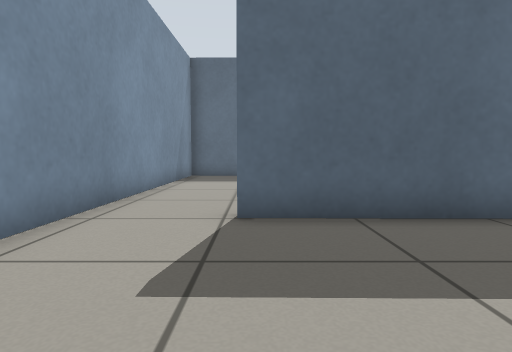
view 1 (above)

21 first-person views from a walk through a world built for the Gazebo simulator. The camera is 0.5 m above the floor, tilts 4° down and sees 75° across. The floor is counted in squares, 0.5 m on a side. Each view is taken from the middle of a square. On the plan, view 1 faces up. The plan holds only what a view shows up to about 12 squares ahead; the rest is blank. Robots are left out.

view 2
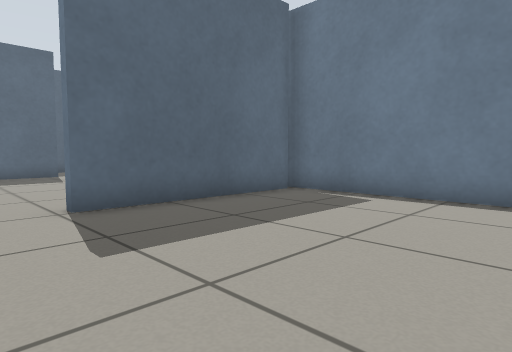

view 3
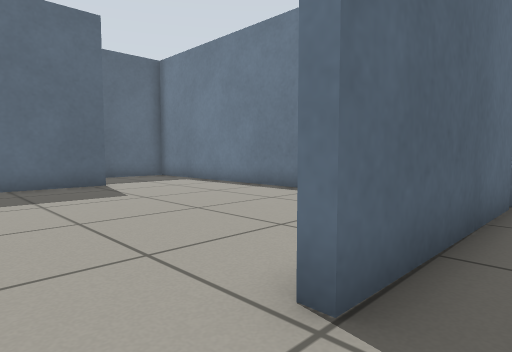

view 4
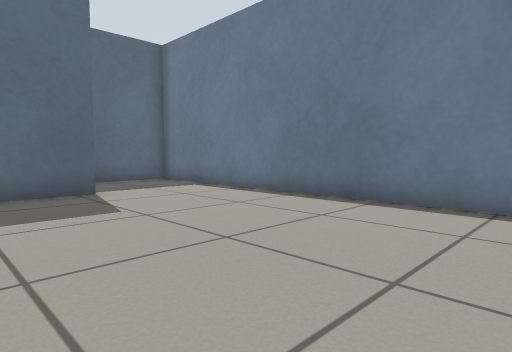

view 5
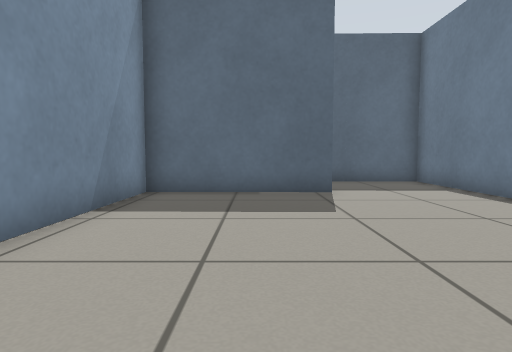

view 6
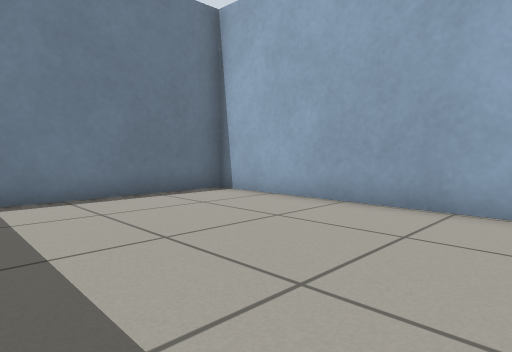

view 7
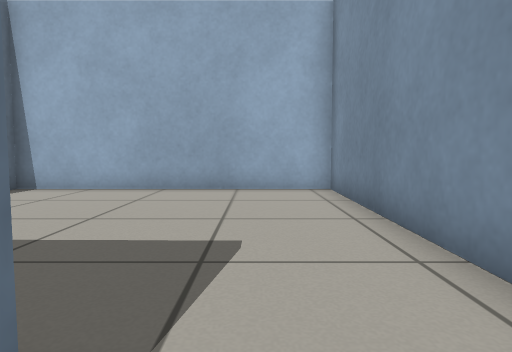

view 8
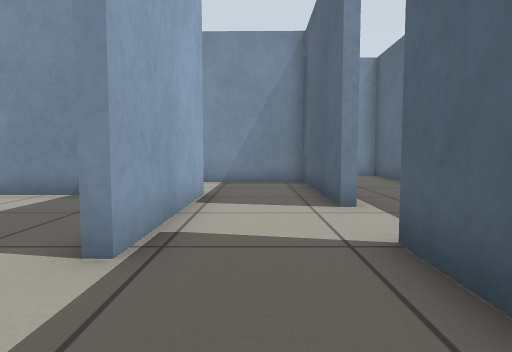

view 9
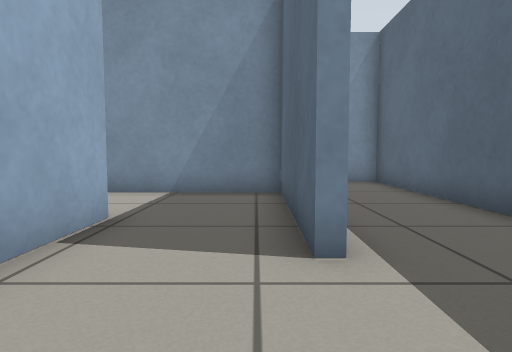

view 10
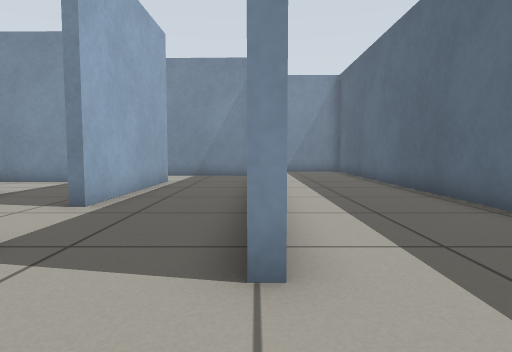

view 11
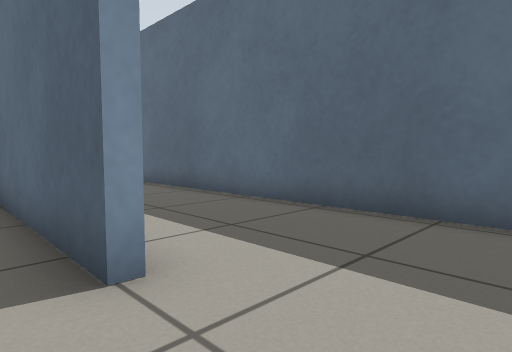

view 12
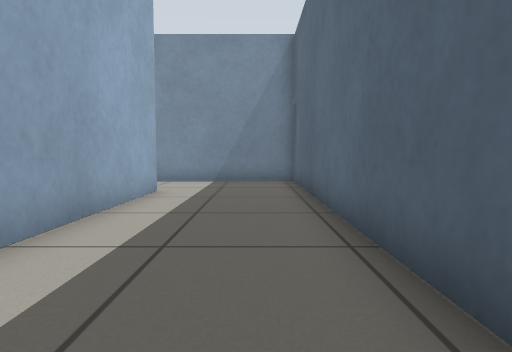

view 13
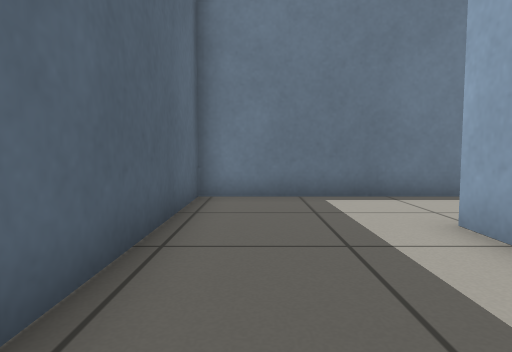

view 14
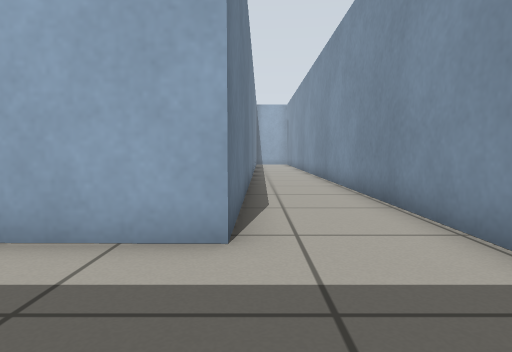

view 15
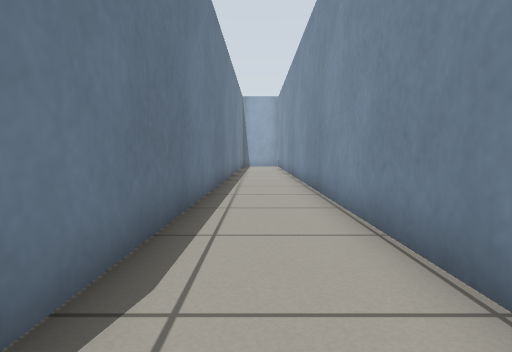

view 16
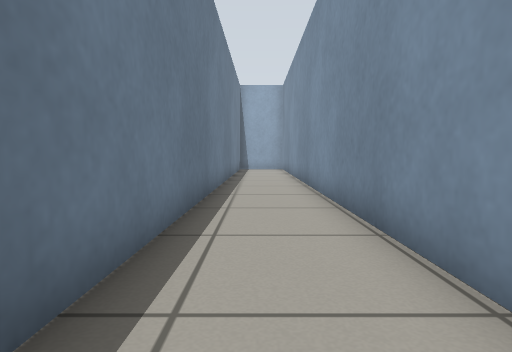

view 17
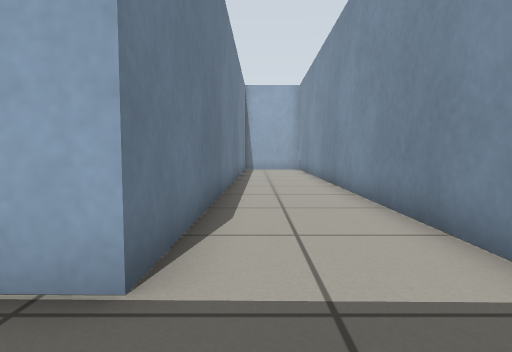

view 18
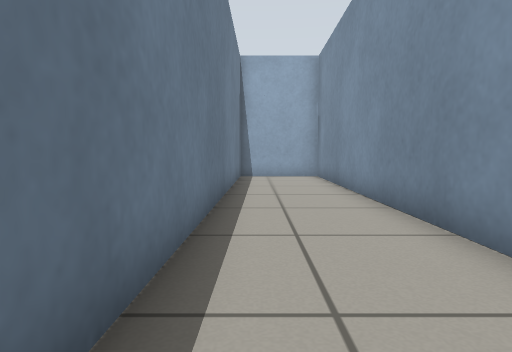

view 19
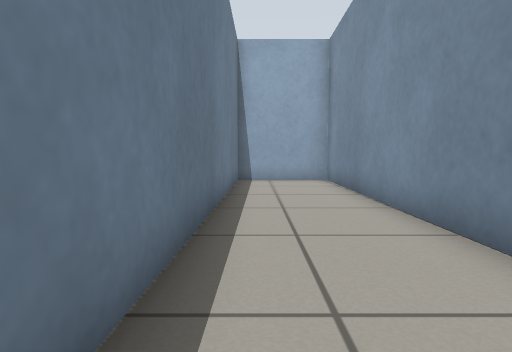

view 20
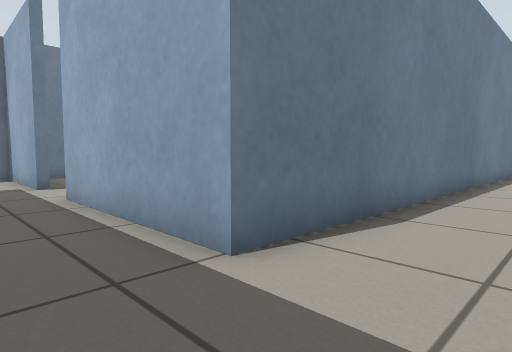

view 21
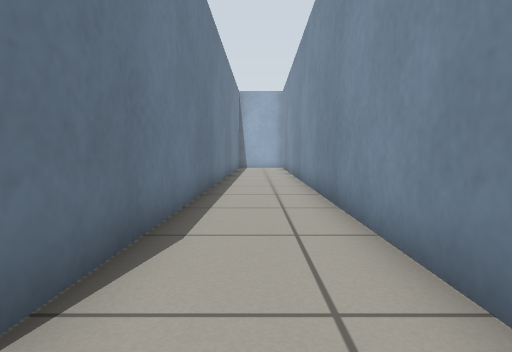

### Floor plan
Points are (right, up) in squares from view 1. A wall is a line through its corners. A room is listed if a view was taken in it or the views show most of it. See-through windows are left out.
Room 1 (views 1, 2, 3, 6)
walls: (5.2, 5) (-0.3, 5) (-0.3, 5.4); (-2.9, 5.5) (-3, -3.1) (5.6, -3.1) (5.6, 5.2)
ways out: opening at (-1.5, 5) to room 2
Room 2 (views 4, 5, 7)
walls: (1.9, 14.4) (-2.8, 14.4) (-2.9, 5.5); (5.6, 6.8) (5.6, 13.5)
ways out: opening at (-1.5, 5) to room 1; opening at (3.5, 14) to room 3
Room 3 (views 8, 9)
walls: (-1.6, 14.7) (1.9, 14.7) (1.9, 14.4); (5.6, 13.5) (5.6, 17.5) (1.3, 17.6)
ways out: opening at (3.5, 14) to room 2; opening at (-2.5, 16) to room 6; opening at (0, 18) to room 7
Room 4 (views 10, 12, 13, 14, 15, 16)
walls: (1.5, 21.2) (2.6, 21.2); (5.6, 20.6) (5.6, 25.3) (-12.6, 25.3) (-12.6, 4.9); (-9.9, 4.8) (-9.7, 21.4) (-4.4, 21.3)
ways out: opening at (4, 21) to room 5
Room 5 (view 11)
walls: (2.5, 17.8) (5.6, 17.8) (5.6, 20.6)
ways out: opening at (4, 21) to room 4; opening at (2, 19.5) to room 7
Room 6 (views 17, 18, 19)
walls: (-1.1, 17.6) (-6.3, 17.7) (-6.6, -3.1) (-3.3, -3.1) (-3.1, 14.7) (-1.6, 14.7)
ways out: opening at (-2.5, 16) to room 3
Room 7 (views 20, 21)
walls: (-9.5, 17.2) (-9.6, 6.9); (-6.8, 4.9) (-6.6, 17.9) (-1.1, 17.9) (-1.1, 17.6); (1.3, 17.8) (2.5, 17.8); (2.6, 20.9) (-9.4, 21.1) (-9.4, 20.1)
ways out: opening at (0, 18) to room 3; opening at (2, 19.5) to room 5

Where each view was taken, in squares from view 1:
view 1: 0 up, 0 right, facing up
view 2: 1 down, 2 left, facing up-right
view 3: 4 up, 2 left, facing up-right
view 4: 6 up, 1 left, facing up-right
view 5: 6 up, 0 right, facing up
view 6: 3 up, 2 left, facing down-right
view 7: 6 up, 1 left, facing down
view 8: 16 up, 5 right, facing left
view 9: 17 up, 2 right, facing left
view 10: 21 up, 5 right, facing left
view 11: 20 up, 5 right, facing up-left
view 12: 24 up, 1 left, facing left
view 13: 24 up, 2 left, facing right
view 14: 25 up, 10 left, facing down
view 15: 21 up, 11 left, facing down
view 16: 17 up, 11 left, facing down
view 17: 17 up, 4 left, facing down
view 18: 11 up, 4 left, facing down
view 19: 9 up, 4 left, facing down
view 20: 20 up, 9 left, facing down-right
view 21: 19 up, 8 left, facing down
